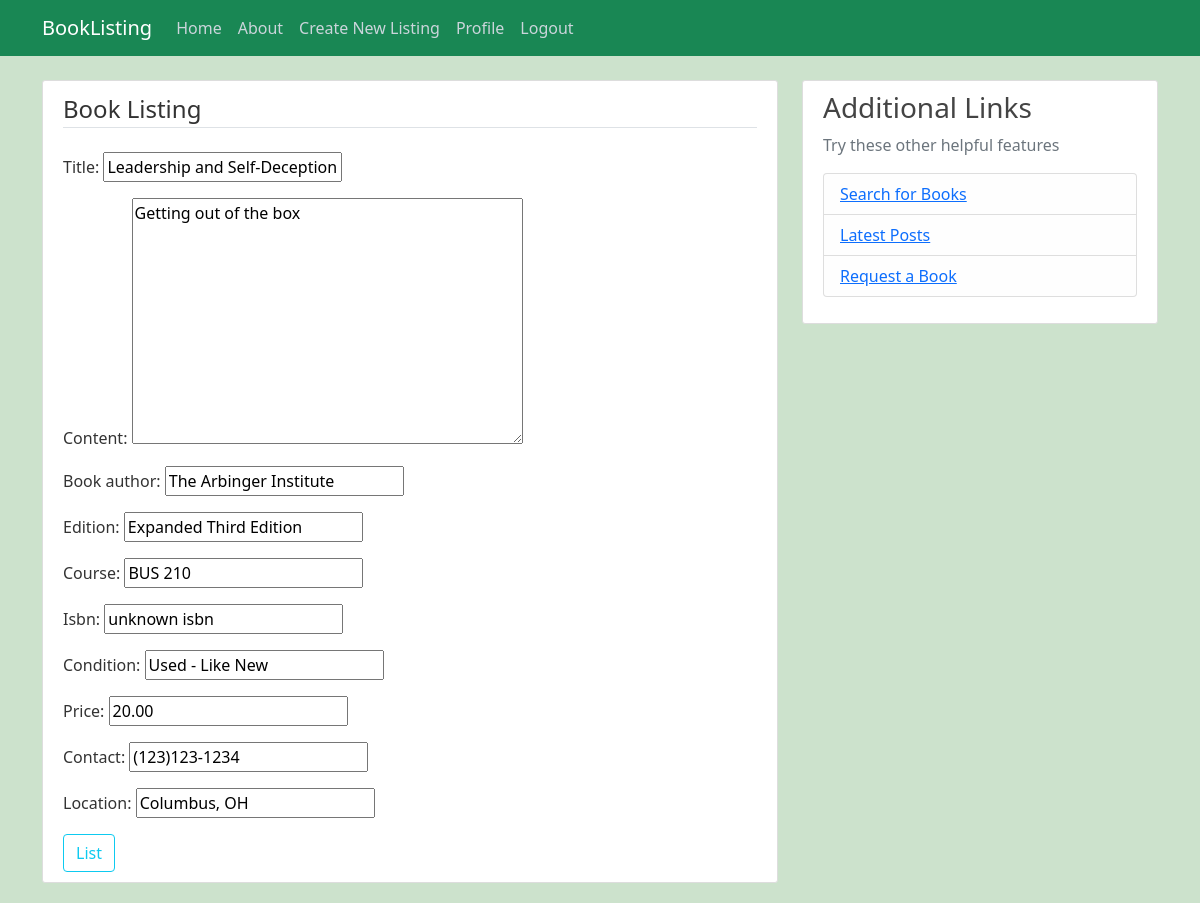
Screenshot of /post/10/update/ (signed in) with the database file from the repository.
### listing/models.py (models this page shows)
class Post(models.Model):
    title = models.CharField(max_length=100)
    content = models.TextField()
    date_posted = models.DateTimeField(default=timezone.now)
    author = models.ForeignKey(User, on_delete=models.CASCADE)
    book_author = models.CharField(max_length=100, default='unknown author')
    edition = models.CharField(max_length=100, default='unknown edition')
    course = models.CharField(max_length=100, default='unknown course')
    isbn = models.CharField(max_length=100, default='unknown isbn')
    condition = models.CharField(max_length=100, default='unknown condition')
    price = models.DecimalField(max_digits=8, decimal_places=2, default=0.00)
    contact = models.CharField(max_length=100, default='unknown contact info')
    location = models.CharField(max_length=100, default='unknown location')

### listing/views.py (the view, shortened to what this page needs)
# urls.py: path('post/<int:pk>/update/', PostUpdateView.as_view(), name='post-update'),
class PostUpdateView(LoginRequiredMixin, UserPassesTestMixin, UpdateView):
    model = Post
    fields = ['title', 'content', 'book_author', 'edition', 'course', 'isbn', 'condition', 'price', 'contact', 'location']
    def test_func(self):
        post = self.get_object()
        if self.request.user == post.author:
            return True
        return False

### listing/templates/listing/post_form.html (shortened to what this page needs)
{% extends "listing/base.html" %} {% block content %}
<div class="content-section">
  <form method="POST">
    <fieldset class="form-group">
      <legend class="border-bottom mb-4">Book Listing</legend>
      {{ form.as_p }}
    </fieldset>
    <div class="form-group">
      <button class="btn btn-outline-info" type="submit">List</button>
    </div>
  </form>
</div>
{% endblock content %}

### listing/static/listing/main.css (style rules this page uses)
body { background: #fafafa; color: #333333; margin-top: 5rem; }
.content-section { background: #ffffff; padding: 10px 20px; border: 1px solid #dddddd; border-radius: 3px; margin-bottom: 20px; }

### rows the page displays
Post: title "Leadership and Self-Deception", content "Getting out of the box", book_author "The Arbinger Institute", edition "Expanded Third Edition", course "BUS 210", isbn "unknown isbn", condition "Used - Like New", price "20.00", contact "(123)123-1234", location "Columbus, OH"
